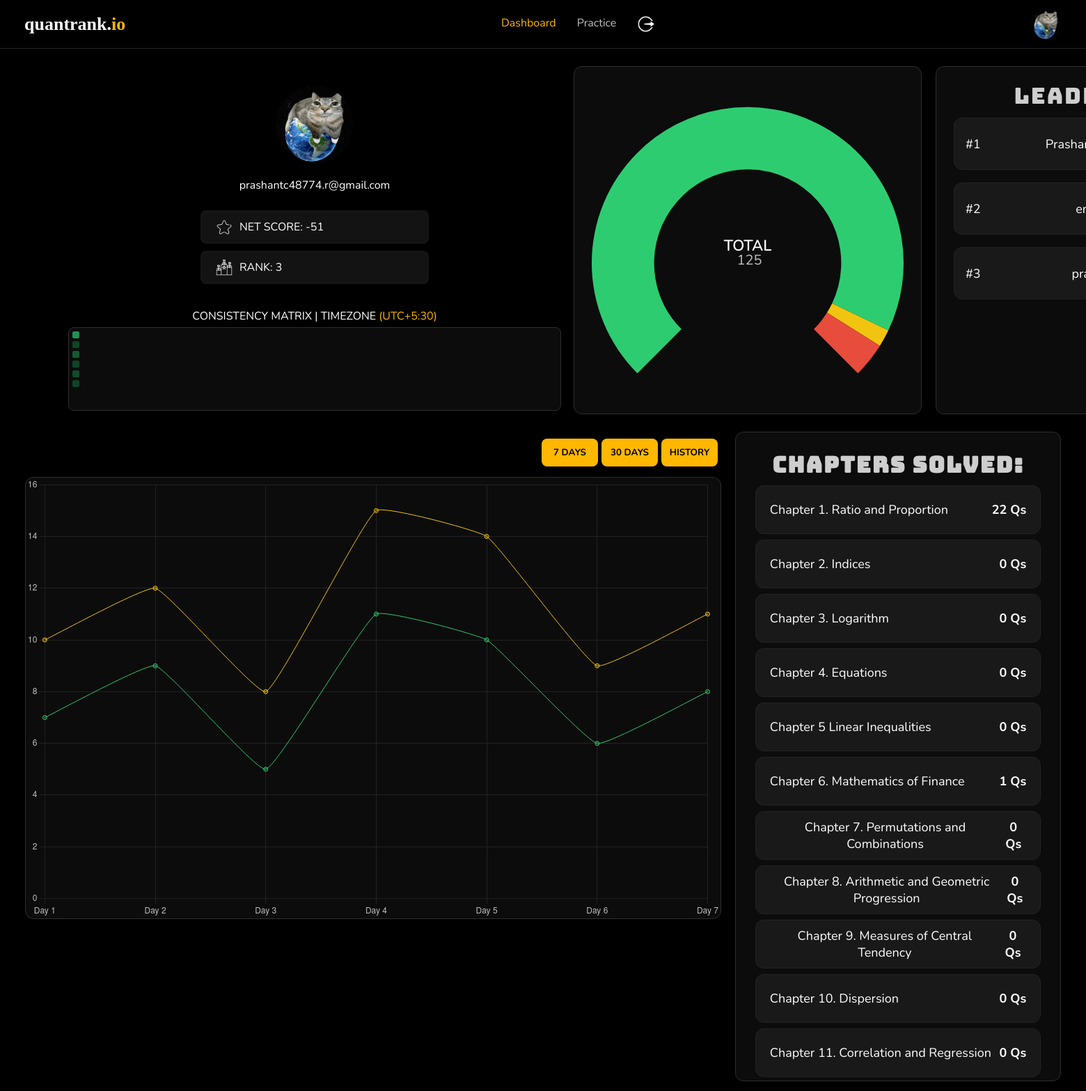
The page /dashboard (signed in) on the database as committed earlier.
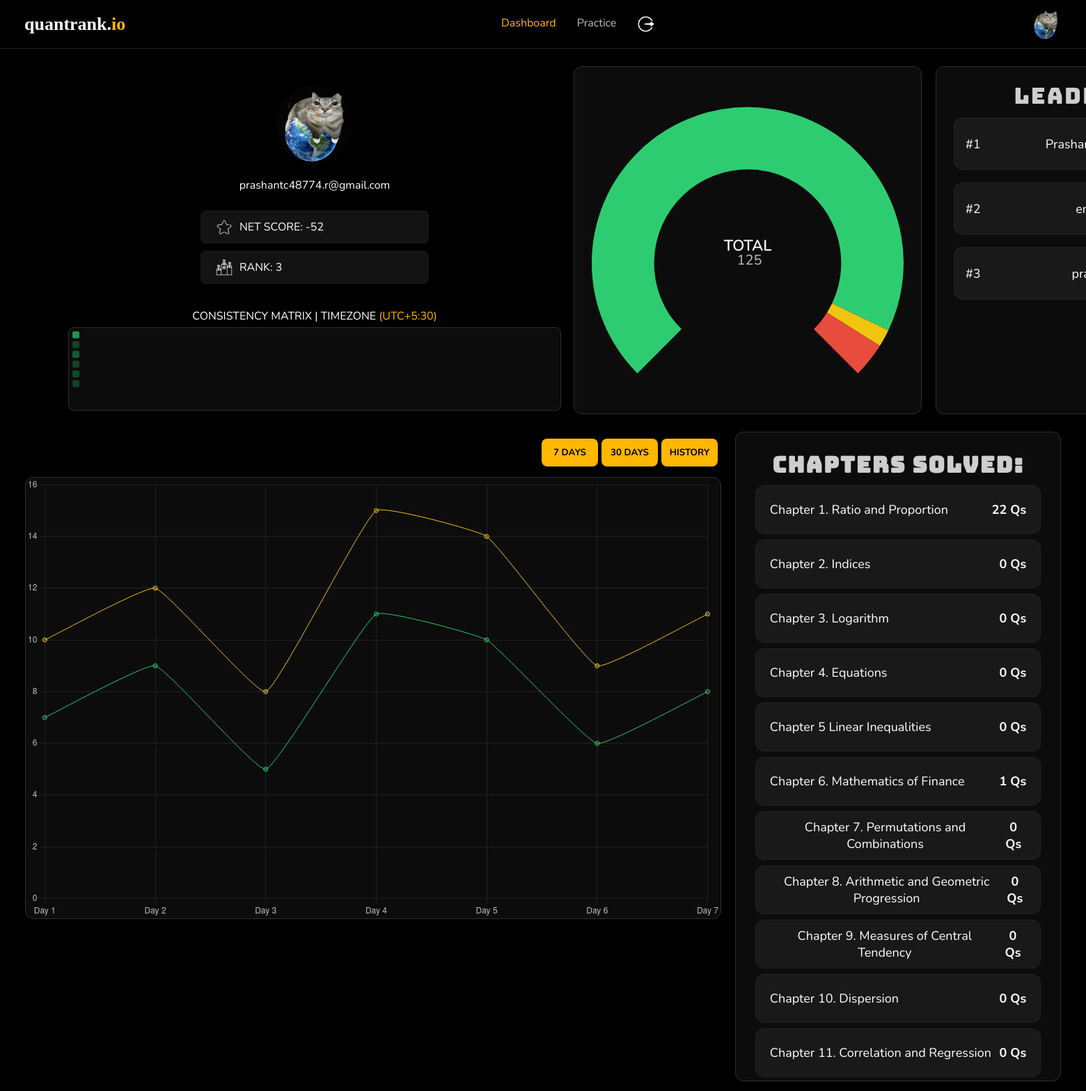
The same page on the database as committed later.
### tables this page shows
CREATE TABLE users (
    id INTEGER PRIMARY KEY AUTOINCREMENT,
    name TEXT NOT NULL,
    email TEXT UNIQUE NOT NULL,
    username TEXT UNIQUE NOT NULL,
    password TEXT NOT NULL
, profile_pic VARCHAR(255) DEFAULT 'default.png');

CREATE TABLE stats (
    username TEXT PRIMARY KEY,
    easy INTEGER DEFAULT 0,
    medium INTEGER DEFAULT 0,
    hard INTEGER DEFAULT 0,
    total_points INTEGER DEFAULT 0
, ratio_proportion INTEGER DEFAULT 0, indices INTEGER DEFAULT 0, logarithm INTEGER DEFAULT 0, equations INTEGER DEFAULT 0, inequalities INTEGER DEFAULT 0, finance INTEGER DEFAULT 0, permutations INTEGER DEFAULT 0, progression INTEGER DEFAULT 0, central_tendency INTEGER DEFAULT 0, dispersion INTEGER DEFAULT 0, correlation INTEGER DEFAULT 0);

### app.py (the view)
@app.route('/dashboard', methods = ['GET', 'POST'])
def dashboard():
    if 'username' not in session:
        return redirect('/login')
    username = session.get('username')
    data_u = getUserData(username)
    easy = data_u[0]
    medium = data_u[1]
    hard = data_u[2]
    points = data_u[3]
    leaderboard = leaderboard_get()
    rank = None
    for i in range(len(leaderboard)):
        if username == leaderboard[i][0]:
            rank = i + 1
    email = emailOf(username)
    data_pfp = getPFP(username)
    profile_pic = data_pfp or url_for('static', filename='images/default_pfp.jpg')
    data = getChapterData(username)
    rows = getHeatMap_data(username)
    heatmap_data = {date: points for date, points in rows}
    return render_template('dashboard.html',
                            easy = easy,
                            medium = medium,
                            hard = hard,
                            username = username,
                            points = points,
                            leaderboard = leaderboard,
                            rank = rank,
                            email = email,
                            profile_pic = profile_pic,
                            chapter1 = data[0],
                            chapter2 = data[1],
                            chapter3 = data[2],
                            chapter4 = data[3],
                            chapter5 = data[4],
                            chapter6 = data[5],
                            chapter7 = data[6],
                            chapter8 = data[7],
                            chapter9 = data[8],
                            chapter10 = data[9],
                            chapter11 = data[10],
                            heatmap_data = heatmap_data
                            )

### auth/user.py (called while the page is built)
def getPFP(username):
    conn = sqlite3.connect(DB_PATH)
    cursor = conn.cursor()
    cursor.execute("SELECT profile_pic FROM users WHERE username = ?", (username,))
    pfp = cursor.fetchone()[0]
    conn.close()
    return pfp

### statsFolder/getEmail.py (called while the page is built)
def emailOf(username):
    conn = sqlite3.connect(DB_PATH)
    cursor = conn.cursor()
    query = "SELECT email FROM users WHERE username = ?"
    cursor.execute(query, (username,))
    email = cursor.fetchone()[0]
    cursor.close()
    conn.close()
    return email

### statsFolder/getUserDetails.py (called while the page is built)
def getUserData(username):
    conn = sqlite3.connect(DB_PATH)
    cursor = conn.cursor()
    query = "SELECT * FROM stats WHERE username = ?"
    cursor.execute(query, (username,))
    row = cursor.fetchall()[0]
    easy = row[1]
    medium = row[2]
    hard = row[3]
    total_points = row[4]
    return easy, medium, hard, total_points

### statsFolder/heatmap.py (called while the page is built)
def getHeatMap_data(username):
    conn = sqlite3.connect(DB_PATH)
    cursor = conn.cursor()
    query = "SELECT activity_date, points FROM heatmap WHERE username = ?"
    cursor.execute(query, (username,))
    data = cursor.fetchall()
    conn.close()
    return data

### statsFolder/leaderboard.py (called while the page is built)
def leaderboard_get():
    conn = sqlite3.connect(DB_PATH)
    cursor = conn.cursor()
    query = """SELECT username, total_points
    FROM stats
    ORDER BY total_points DESC"""
    cursor.execute(query)
    data = cursor.fetchall()
    cursor.close()
    conn.close()
    return data

### statsFolder/userStats.py (called while the page is built)
def getChapterData(username):
    conn = sqlite3.connect(DB_PATH)
    cursor = conn.cursor()
    chapters = ["ratio_proportion", "indices", "logarithm",
        "equations", "inequalities", "finance",
        "permutations", "progression", "central_tendency",
        "dispersion", "correlation"]
    nos = []
    for i in range( len(chapters)):
        chapter = chapters[i]
        query = f"""SELECT "{chapter}" FROM stats where username = ?"""
        cursor.execute(query, (username,))
        data = cursor.fetchone()[0]
        nos.append(data)
    cursor.close()
    conn.close()
    return nos

### templates/dashboard.html (shortened to what this page needs)
<!DOCTYPE html>
<html lang="en">
<head>
</head>
<body>
    <nav>
        <div id="logo">
            <h3>quantrank.<hi>io</hi>
            </h3>
        </div>
        <div id="nav-center">
            <a href="{{ url_for('dashboard') }}">
                <navhi>Dashboard</navhi>
            </a>
            <a href="{{ url_for('questions') }}">
                Practice
            </a>
            <img src="{{ url_for('static', filename='images/logout.png') }}" alt="Logout"
                onclick="document.getElementById('logoutForm').submit();">
        </div>
        <div id="profile_pic">
            <img src="{{ profile_pic }}">
        </div>
    </nav>
    <div id="main_area">
        <div id="stats_areaU">
            <div id="profile">
                <img src="{{ profile_pic }}">
            </div>
            <div id="email">
                {{ email }}
            </div>
            <div class="info_card">
                <img src="{{ url_for('static', filename='images/points.png') }}">
                <span>NET SCORE: {{ points }}</span>
            </div>
            <div class="info_card">
                <img src="{{ url_for('static', filename='images/rank.png') }}">
                <span>RANK: {{ rank }}</span>
            </div>
            <div id="heatmap_text">
                CONSISTENCY MATRIX | TIMEZONE <time>(UTC+5:30)</time>
            </div>
            <div id="heatmap">
                <canvas id="heatmap_canvas" width="698" height="110"></canvas>
            </div>
        </div>
        <div id="right_area">
            <div id="top_stats">
                <div id="piechart">
                    <canvas id="difficultyPieChart"></canvas>
                </div>
                <div id="leaderboard_area">
                    <div id="logo_leader">
                        LEADERBOARD
                    </div>
                    {% for username, points in leaderboard %}
                    <div class="leaderboard_card">
                        <span>#{{ loop.index }}</span>
                        <span style="flex:1; text-align:center;">{{ username }}</span>
                    </div>
                    {% endfor %}
                </div>
            </div>
        </div>
    </div>
    <div id="bottomArea">
        <div id="analyticsArea">
            <div id="buttonArea">
                <button id="7days" class="toggles">7 DAYS</button>
                <button id="30days" class="toggles">30 DAYS</button>
                <button id="fullHistory" class="toggles">HISTORY</button>
            </div>
            <div id="analyticsAreaCanvas">
                <canvas id="analyticsChart"></canvas>
            </div>
        </div>
        <div id="chapters_area">
            <h3>Chapters Solved:</h3>
            <div class="chapter_card" data-topic="ratio_proportion">
                <span>Chapter 1. Ratio and Proportion</span>
                <span class="solved_count">{{ chapter1 }} Qs</span>
            </div>
            <div class="chapter_card" data-topic="indices">
                <span>Chapter 2. Indices</span>
                <span class="solved_count">{{ chapter2 }} Qs</span>
            </div>
            <div class="chapter_card" data-topic="logarithm">
                <span>Chapter 3. Logarithm</span>
                <span class="solved_count">{{ chapter3 }} Qs</span>
            </div>
            <div class="chapter_card" data-topic="equations">
                <span>Chapter 4. Equations</span>
                <span class="solved_count">{{ chapter4 }} Qs</span>
            </div>
            <div class="chapter_card" data-topic="inequalities">
                <span>Chapter 5 Linear Inequalities</span>
                <span class="solved_count">{{ chapter5 }} Qs</span>
            </div>
            <div class="chapter_card" data-topic="finance">
                <span>Chapter 6. Mathematics of Finance</span>
                <span class="solved_count">{{ chapter6 }} Qs</span>
            </div>
            <div class="chapter_card" data-topic="permutations">
                <span>Chapter 7. Permutations and Combinations</span>
                <span class="solved_count">{{ chapter7 }} Qs</span>
            </div>
            <div class="chapter_card" data-topic="progression">
                <span>Chapter 8. Arithmetic and Geometric Progression</span>
                <span class="solved_count">{{ chapter8 }} Qs</span>
            </div>
            <div class="chapter_card" data-topic="central_tendency">
                <span>Chapter 9. Measures of Central Tendency</span>
                <span class="solved_count">{{ chapter9 }} Qs</span>
            </div>
            <div class="chapter_card" data-topic="dispersion">
                <span>Chapter 10. Dispersion</span>
                <span class="solved_count">{{ chapter10 }} Qs</span>
            </div>
            <div class="chapter_card" data-topic="correlation">
                <span>Chapter 11. Correlation and Regression</span>
                <span class="solved_count">{{ chapter11 }} Qs</span>
            </div>
        </div>
    </div>
</body>
</html>

Rows that differ between the two databases and show on the page:
changed stats "prashant": total_points "-51" → "-52"
